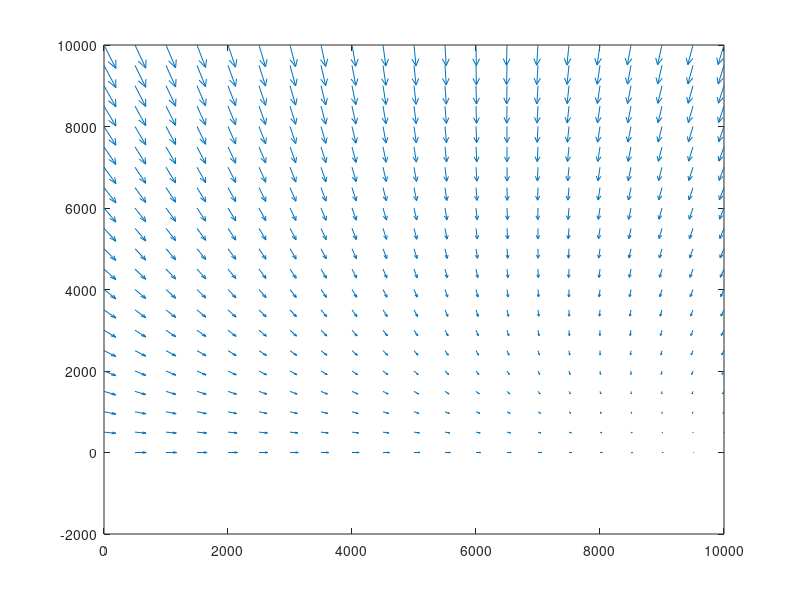
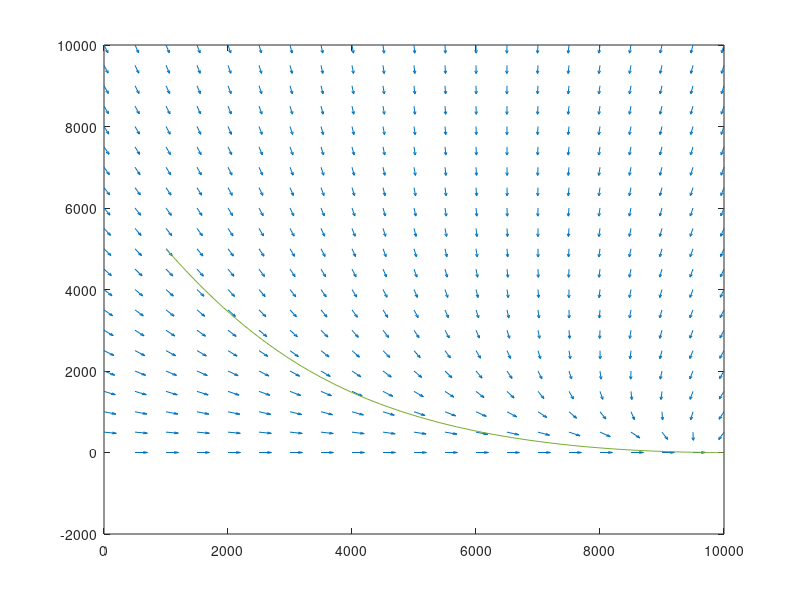
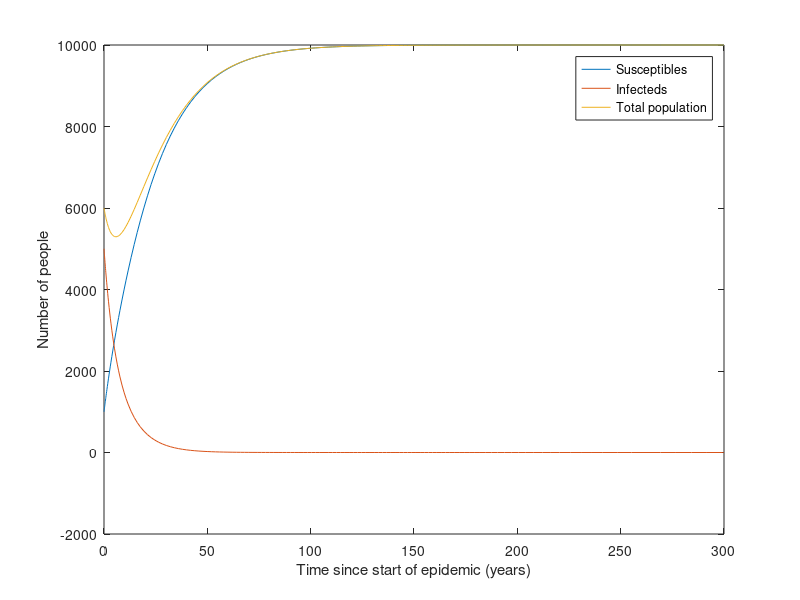

MATLAB code for these plots, in order:
% Plotting vector field and solution curves for SI model


clear all; %start by clearing all variables
close all;
% now start making the vector plot
% first set up matrices X1 and X2 that contain the X1- and X2-
% coordinates. These correspond to S and I respectively

[X1, X2] = meshgrid(0:500:10000,0:500:10000);

% Define the RHS function:

b=500; d=.05; alpha=0.1; beta=0.05;

F1=@(x1,x2) b - d.*x1 - beta.*x1.*x2./(x1+x2);
F2=@(x1,x2) beta.*x1.*x2./(x1+x2) - (alpha + d).*x2;

% create the vector field components

U1 = F1(X1,X2);
U2 = F2(X1,X2);

%Finally plot the vector field using the quiver command

quiver(X1,X2,U1,U2)



% observe that some of the arrows here are hard to see. This is because
% quiver() is rescaling the arrows. We can improve this
% by telling it to plot all the arrows with the same length:

figure(2); %change to figure 2

% the following loop rescales every arrow to length L=0.05
% note that U1 and U2 have to be matrices of the same size for this
% loop to work as written

L=200;
len=length(U1);
for(i=1:len)
    for(j=1:len)
        nr=sqrt(U1(i,j)^2+U2(i,j)^2);
        U1(i,j)=L*U1(i,j)/nr;
        U2(i,j)=L*U2(i,j)/nr;
    end
end

quiver(X1,X2,U1,U2,0)
% the zero at the end of the arguments tells matlab not to rescale the
% vectors, so they keep the length L that was specified


% Next up: numerical solve the ODE for a given initial condition x(0)=(1,1).
% to use ode45() which is a good routine for numerical solution of ODE,
% we need to define the ODE as x'=f(t,x). We can use @-function for this as
% it is simple. If it's more complicated, then you should write a function
% file (see lecture one) that inputs t and x and outputs the derivatives.

% I can use F1 and F2 as defined above.

% to go into ode45, f needs to be a function of t and x in that order
% in this class we will only look at x'=f(t,x)=f(x) - that is, autonomous
% non linear systems. But matlab still needs us to specify the dependence
% on t.

f=@(t,x) [F1(x(1),x(2)); F2(x(1),x(2))];

% now I will set the initial point [S=10000,I=1]

ip=[1000;5000];

% and the time range to run on. Lets go from t=0 to t=300:

tr=[0 300];

% now run ode45 and put the output into tout and xout:

[tout xout]=ode45(f,tr,ip);

% finally plot on the same axes. I have to plot one component of xout
% against the other component.

hold on; % prevent this graph from overwriting the vector plot.

plot(xout(:,1),xout(:,2))

% now plot components S and I
figure(3);

plot(tout,xout(:,1))

hold on;

plot(tout,xout(:,2))

plot(tout,xout(:,1)+xout(:,2))


legend('Susceptibles','Infecteds','Total population')
xlabel('Time since start of epidemic (years)')
ylabel('Number of people')
